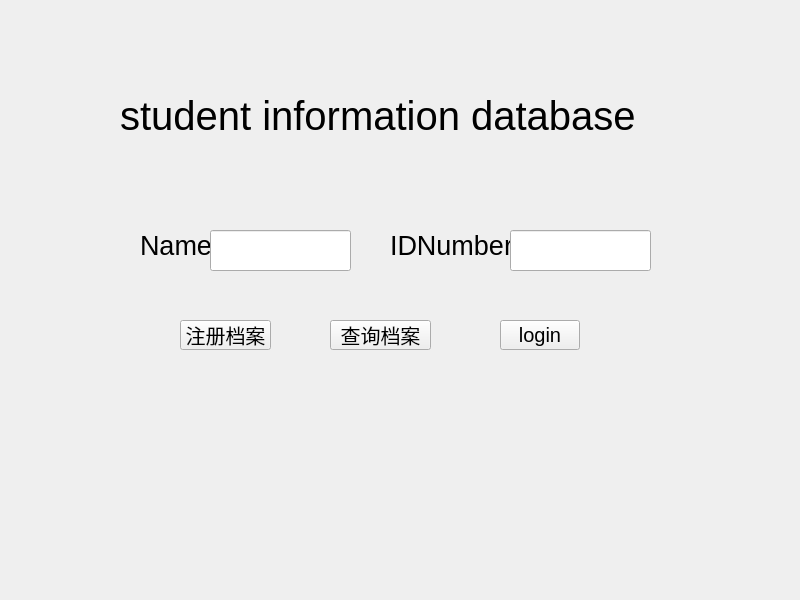
<?xml version="1.0" encoding="UTF-8"?>
<ui version="4.0">
 <class>Form</class>
 <widget class="QWidget" name="Form">
  <property name="geometry">
   <rect>
    <x>0</x>
    <y>0</y>
    <width>800</width>
    <height>600</height>
   </rect>
  </property>
  <property name="windowTitle">
   <string>Form</string>
  </property>
  <widget class="QLabel" name="name">
   <property name="geometry">
    <rect>
     <x>140</x>
     <y>230</y>
     <width>81</width>
     <height>31</height>
    </rect>
   </property>
   <property name="font">
    <font>
     <pointsize>20</pointsize>
    </font>
   </property>
   <property name="text">
    <string>Name</string>
   </property>
  </widget>
  <widget class="QLabel" name="IDnumber">
   <property name="geometry">
    <rect>
     <x>390</x>
     <y>230</y>
     <width>121</width>
     <height>31</height>
    </rect>
   </property>
   <property name="font">
    <font>
     <pointsize>20</pointsize>
    </font>
   </property>
   <property name="text">
    <string>IDNumber</string>
   </property>
  </widget>
  <widget class="QLineEdit" name="NameEdit">
   <property name="geometry">
    <rect>
     <x>210</x>
     <y>230</y>
     <width>141</width>
     <height>41</height>
    </rect>
   </property>
   <property name="cursor">
    <cursorShape>IBeamCursor</cursorShape>
   </property>
   <property name="text">
    <string/>
   </property>
  </widget>
  <widget class="QLineEdit" name="IDEdit">
   <property name="geometry">
    <rect>
     <x>510</x>
     <y>230</y>
     <width>141</width>
     <height>41</height>
    </rect>
   </property>
  </widget>
  <widget class="QLabel" name="topic">
   <property name="geometry">
    <rect>
     <x>120</x>
     <y>80</y>
     <width>571</width>
     <height>71</height>
    </rect>
   </property>
   <property name="font">
    <font>
     <pointsize>30</pointsize>
    </font>
   </property>
   <property name="text">
    <string>student information database</string>
   </property>
  </widget>
  <widget class="QPushButton" name="login">
   <property name="geometry">
    <rect>
     <x>500</x>
     <y>320</y>
     <width>80</width>
     <height>30</height>
    </rect>
   </property>
   <property name="font">
    <font>
     <pointsize>15</pointsize>
    </font>
   </property>
   <property name="text">
    <string>login</string>
   </property>
  </widget>
  <widget class="QLabel" name="login_output">
   <property name="geometry">
    <rect>
     <x>590</x>
     <y>180</y>
     <width>121</width>
     <height>31</height>
    </rect>
   </property>
   <property name="font">
    <font>
     <pointsize>15</pointsize>
    </font>
   </property>
   <property name="text">
    <string/>
   </property>
  </widget>
  <widget class="QPushButton" name="commit">
   <property name="geometry">
    <rect>
     <x>180</x>
     <y>320</y>
     <width>91</width>
     <height>30</height>
    </rect>
   </property>
   <property name="font">
    <font>
     <pointsize>15</pointsize>
    </font>
   </property>
   <property name="text">
    <string>注册档案</string>
   </property>
  </widget>
  <widget class="QPushButton" name="pushButton_2">
   <property name="geometry">
    <rect>
     <x>330</x>
     <y>320</y>
     <width>101</width>
     <height>30</height>
    </rect>
   </property>
   <property name="font">
    <font>
     <pointsize>15</pointsize>
    </font>
   </property>
   <property name="text">
    <string>查询档案</string>
   </property>
  </widget>
 </widget>
 <resources/>
 <connections/>
</ui>
